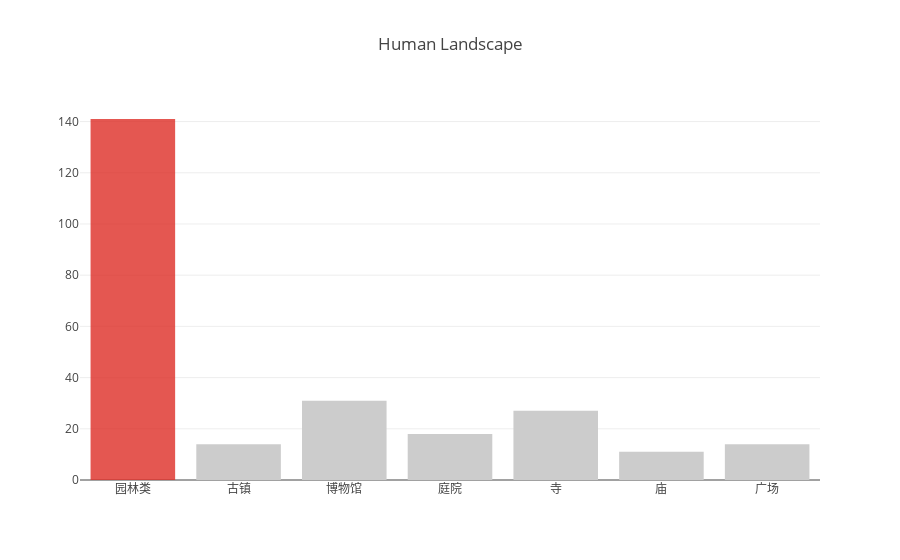

Notebook code cell kept with this figure:
### Code cell
data = [go.Bar(
    x=['园林类', '古镇', '博物馆','庭院','寺','庙','广场'],
    y=[园林类,古镇,博物馆,庭院,寺,庙,广场],
    marker=dict(
        color=['rgba(222,45,38,0.8)', 'rgba(204,204,204,1)',
               'rgba(204,204,204,1)', 'rgba(204,204,204,1)',
               'rgba(204,204,204,1)','rgba(204,204,204,1)','rgba(204,204,204,1)']),
)]
iplot({
    "data": data,
    "layout": Layout(title="Human Landscape")
})

### Figure 1 — Plotly figure (JSON) as saved in the notebook; plotly's stock layout.template omitted (floating-point values rounded to 4 significant figures)
{"data": [{"marker": {"color": ["rgba(222,45,38,0.8)", "rgba(204,204,204,1)", "rgba(204,204,204,1)", "rgba(204,204,204,1)", "rgba(204,204,204,1)", "rgba(204,204,204,1)", "rgba(204,204,204,1)"]}, "type": "bar", "x": ["园林类", "古镇", "博物馆", "庭院", "寺", "庙", "广场"], "y": [141, 14, 31, 18, 27, 11, 14]}], "layout": {"title": "Human Landscape"}}
